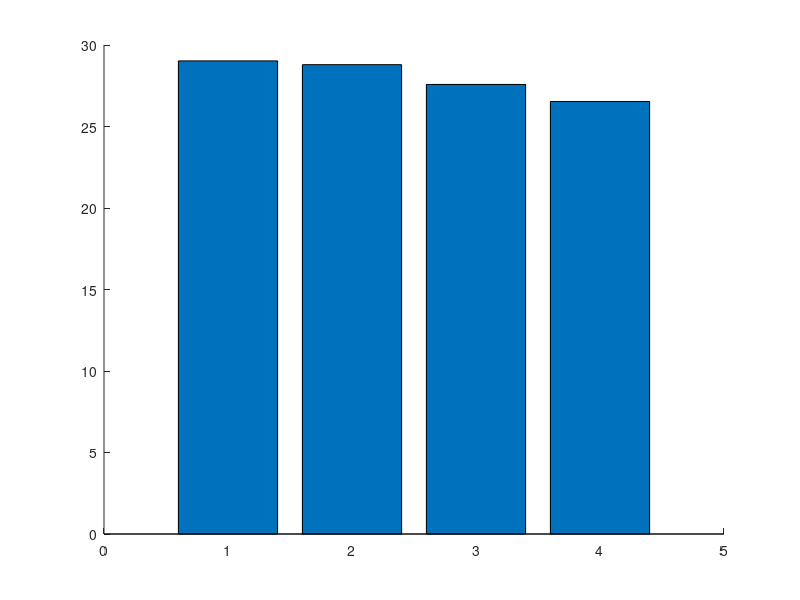

Source code (MATLAB): (Note: this script raises an error after producing the figure.)
%%%%%%%%%%%%%%%%%%%%%%%%%%%%%%%%%%%%%%%%%%%%%%%%%%%%%%%%%%%%%%%%%%%%%%%%%%
% gain_oracle_multibeam_sim.m
% Author: Ish Jain
% Date Created: Jan 12 2020
% Description: In this script, we plot the SNR (dB) data obtained from our
% experiments. We show that SNR of single beam system is the lowest. 
% Multi-beam system with 3 beam has higher SNR compared to multi-beam with 2-beams 
% only and both are better than single beam. We also show that the SNR of
% 3-beam system is close to the oracle.
%%%%%%%%%%%%%%%%%%%%%%%%%%%%%%%%%%%%%%%%%%%%%%%%%%%%%%%%%%%%%%%%%%%%%%%%%%

clearvars
close all
plot_flag = 0; % Turn on to save figures as png images

load('expt_all_rss_5m_10iter.mat')% load RSS data

snr = rss_all + 38.8; % get SNR from received signal strength

figure(4);clf;

rss_mean = mean(snr,1);
rss_std = std(snr,1);

bar(rss_mean, 'base', 24, 'Facecolor', [0.9290, 0.6940, 0.1250], 'barwidth', 0.6)
% [0.9290, 0.6940, 0.1250]
grid on; hold on;
errorbar(1:4, rss_mean, rss_std, 'k.')
xlim([0.5,4.5])
xticklabels({'Oracle', '3-Beam','2-Beam', '1-Beam'})
ylabel('SNR (dB)')
xlabel('Beamforming Type')

set(gca, 'fontsize',20);
% set(findall(gca, 'Type', 'Line'),'LineWidth',2);
set(gcf,'PaperUnits', 'inches', 'paperposition', [0 0 6 4]) % Use 6,4 or 6,3 or 6,5 judiciously depending on space in the paper (2fig/column or 1fig/column)


if(plot_flag)
    saveas(gcf,fullfile('figures','expt_gain_oracle_multibeam.png'))
end